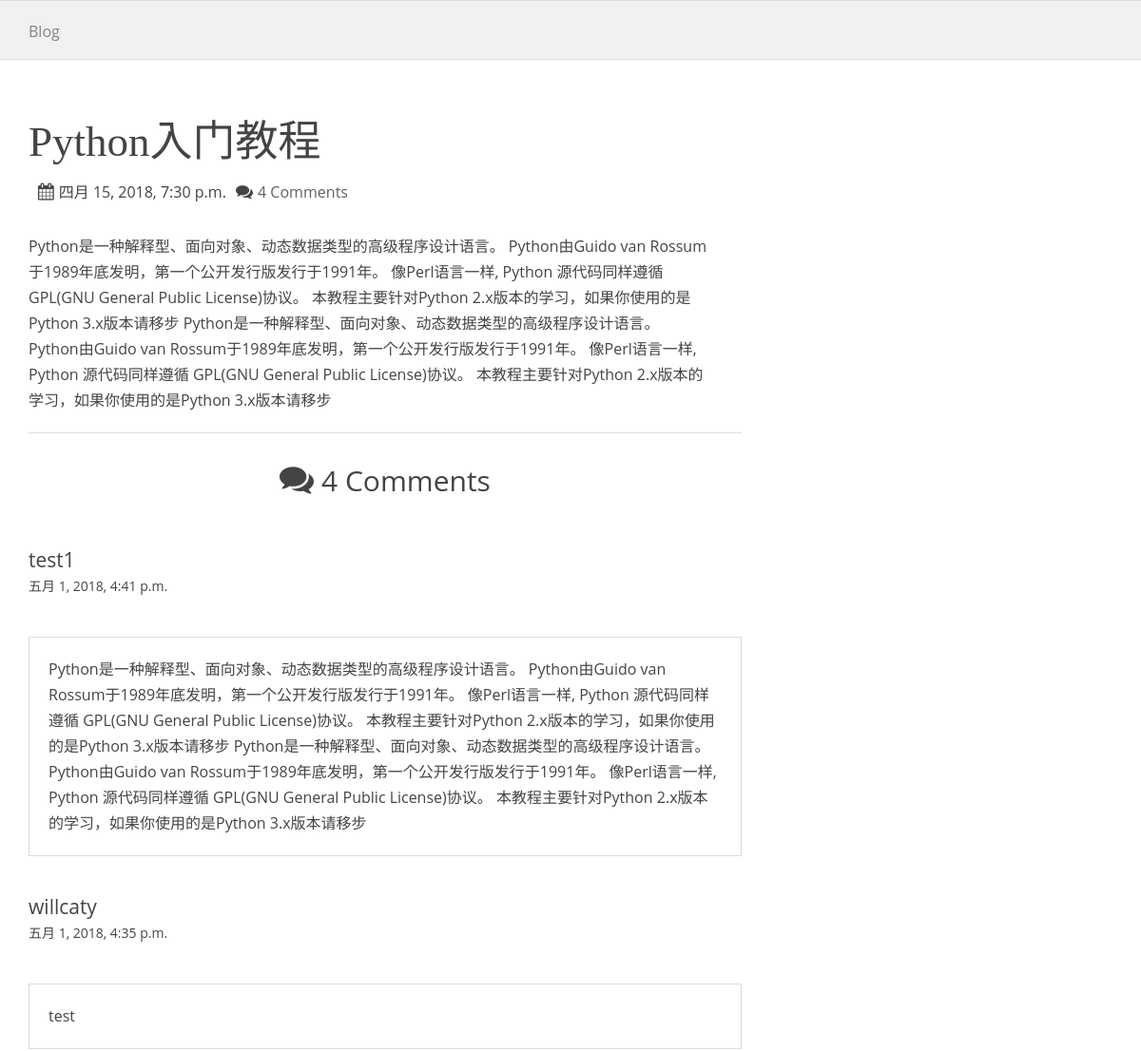
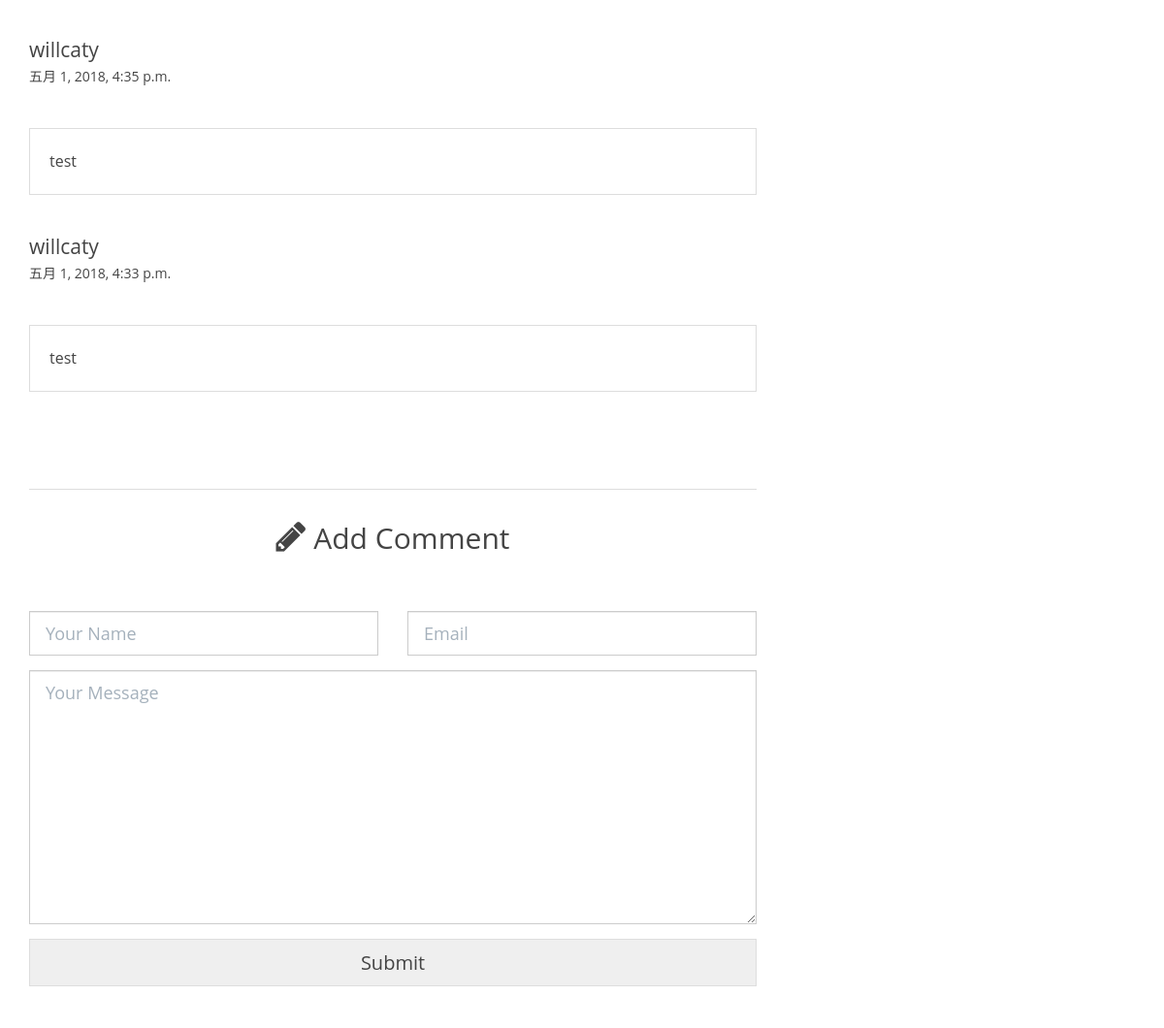
Page /detail/1/ on the committed database (2 pictures, top to bottom).
### blog/models.py (models this page shows, shortened)
class Article(models.Model):
    title = models.CharField('标题', max_length=50, )
    body = models.TextField('正文')
    create_at = models.DateTimeField('创建时间', auto_now_add=True)
    abstract = models.CharField('摘要', max_length=50, blank=True, null=True)
    category = models.ForeignKey(Category, null=True, on_delete=models.CASCADE)
    class Meta:
        ordering = ['-create_at']

class Comment(models.Model):
    name = models.CharField(max_length=10)
    email = models.EmailField()
    message = models.TextField()
    create_at = models.DateTimeField(auto_now_add=True)
    article = models.IntegerField('文章ID')

### blog/views.py (the view)
# urls.py: path('detail/<int:article_id>/', views.detail),
def detail(request, article_id):
    article = Article.objects.get(pk=article_id)
    comment = Comment.objects.filter(article=article_id).order_by('-create_at')
    min_comment = comment[0:5]
    return render(request, 'blog/single.html',
                  context={'article': article,  'comment': comment,'min_comment':min_comment})

### blog/templates/blog/single.html (shortened to what this page needs)
<!DOCTYPE html>
<html lang="en">
<head>
    {% load static %}
    <link rel="stylesheet" href="{% static 'blog/css/bootstrap.css' %}">
    <link rel="stylesheet" href="{% static 'blog/css/font-awesome/css/font-awesome.css' %}">
    <link rel="stylesheet" href="{% static 'blog/css/style.css' %}" id="theme-styles">
</head>
<body>
<header>
    <div class="widewrapper subheader">
        <div class="container">
            <div class="clean-breadcrumb">
                <a href="/index/">Blog</a>
            </div>
        </div>
    </div>
</header>
<div class="widewrapper main">
    <div class="container">
        <div class="row">
            <div class="col-md-8 blog-main">
                <article class="blog-post">
                    <div class="body">
                        <h1>{{ article.title }}</h1>
                        <div class="meta">
                            <i class="fa fa-calendar"></i>{{ article.create_at }}<i class="fa fa-comments"></i><span
                                class="data"><a href="#comments">{{ comment|length }} Comments</a></span>
                        </div>
                        <p>{{ article.body }}</p>
                    </div>
                </article>
                <aside class="comments" id="comments">
                    <hr>
                    <h2><i class="fa fa-comments"></i> {{ comment|length }} Comments</h2>
                    {% for comment in min_comment %}
                        <article class="comment">
                            <header class="clearfix">
                                <div class="meta">
                                    <h3>{{ comment.name }}</h3>
                                    <span class="date">
                                        {{ comment.create_at }}
                                    </span>
                                </div>
                            </header>
                            <div class="body">
                                {{ comment.message }}
                            </div>
                        </article>
                    {% endfor %}
                </aside>
                <aside class="create-comment" id="create-comment">
                    <hr>
                    <h2><i class="fa fa-pencil"></i> Add Comment</h2>
                    <form action="/comment/{{ article.id }}/" method="post" accept-charset="utf-8">
                        <div class="row">
                            <div class="col-md-6">
                                <input type="text" name="name" id="comment-name" placeholder="Your Name"
                                       class="form-control input-lg">
                            </div>
                            <div class="col-md-6">
                                <input type="email" name="email" id="comment-email" placeholder="Email"
                                       class="form-control input-lg">
                            </div>
                        </div>
                        <textarea rows="10" name="message" id="comment-body" placeholder="Your Message"
                                  class="form-control input-lg"></textarea>
                        <div class="buttons clearfix">
                            <button type="submit" class="btn btn-xlarge btn-clean-one">Submit</button>
                        </div>
                    </form>
                </aside>
            </div>
        </div>
    </div>
</div>
</body>
</html>

### blog/static/blog/css/style.css (style rules this page uses)
body { font-size: 16px; line-height: 27px; font-family: 'Open Sans', sans-serif; color: #444; background-color: #fff; }
a { color: #5b6268; }
h1 { font-size: 45px; line-height: 60px; font-weight: normal; font-family: 'PT Serif', serif; }
h2 { font-size: 30px; line-height: 40px; font-family: 'Open Sans', sans-serif; }
h3 { font-size: 21px; line-height: 30px; font-weight: normal; font-family: 'Open Sans', sans-serif; }
hr { border-top-color: #ced5db; }
.fa { font-size: 24px; }
.widewrapper { background-color: #fff; }
.widewrapper.subheader { background-color: #f1f1f1; color: #444; font-size: 16px; min-height: 63px; border-top: 1px solid #ddd; border-bottom: 1px solid #ddd; }
.clean-breadcrumb { color: #7b8690; float: left; margin-top: 19px; }
.clean-breadcrumb a { color: #7b8690; }
.blog-main, .blog-aside { position: relative; }
.blog-main:before, .blog-aside:before { height: 100%; content: ""; position: absolute; top: 0; width: 1px; }
.blog-main { padding-top: 36px; padding-bottom: 20px; }
.blog-main:before { right: -16px; }
.blog-post .body { margin-top: 20px; }
@media (min-width: 1200px) { .blog-post .body { padding-right: 30px; } }
.blog-post .body p { margin-bottom: 20px; }
aside.comments, aside.create-comment { margin-bottom: 100px; }
aside.comments hr, aside.create-comment hr { margin-left: auto; margin-right: auto; border-top-color: #ddd; margin-bottom: 30px; }
aside.comments h2, aside.create-comment h2 { text-align: center; font-weight: normal; margin-bottom: 40px; }
aside.comments h2 i, aside.create-comment h2 i { font-size: 36px; }
aside.comments .comment { margin: 30px 0 0 0; }
aside.comments .comment header .meta { font-size: 14px; }
aside.comments .comment header .meta h3 { margin: 10px 0 0 0; line-height: 27px; }
aside.comments .comment .body { margin-top: 10px; border: 1px solid #ddd; padding: 20px; }
.create-comment input, .contact-form input, .create-comment textarea, .contact-form textarea { margin-top: 15px; border-radius: 0px !important; }
.create-comment .btn, .contact-form .btn { margin: 15px 0; width: 100%; }
.meta { margin-bottom: 30px; }
.meta i { margin-left: 10px; margin-right: 5px; font-size: 18px; }
.btn-clean-one { color: #444; border: 1px solid #ddd; }
.btn-xlarge { padding: 10px 20px; font-size: 20px; line-height: normal; border-radius: 0px; }

### rows in the picture
Article: title "Python入门教程", create_at "四月 15, 2018, 7:30 p.m.", body "Python是一种解释型、面向对象、动态数据类型的高级程序设计语言。 Python由Guido van Rossum于1989年底发明，第一个公开发行版发行于1991年。 像Perl语言一样, Python 源代码同样遵循 GPL(GNU General Public License)协议。 本教程主要针对Python 2.x版本的学习，如果你使用的是Python 3.x版本请移步 Python是一种解释型、面向对象、动态数据类型的高级程序设计语言。 Python由Guido van Rossum于1989年底发明，第一个公开发行版发行于1991年。 像Perl语言一样, Python 源代码同样遵循 GPL(GNU General Public License)协议。 本教程主要针对Python 2.x版本的学习，如果你使用的是Python 3.x版本请移步"
Comment: name "test1", create_at "五月 1, 2018, 4:41 p.m.", message "Python是一种解释型、面向对象、动态数据类型的高级程序设计语言。 Python由Guido van Rossum于1989年底发明，第一个公开发行版发行于1991年。 像Perl语言一样, Python 源代码同样遵循 GPL(GNU General Public License)协议。 本教程主要针对Python 2.x版本的学习，如果你使用的是Python 3.x版本请移步 Python是一种解释型、面向对象、动态数据类型的高级程序设计语言。 Python由Guido van Rossum于1989年底发明，第一个公开发行版发行于1991年。 像Perl语言一样, Python 源代码同样遵循 GPL(GNU General Public License)协议。 本教程主要针对Python 2.x版本的学习，如果你使用的是Python 3.x版本请移步"
Comment: name "willcaty", create_at "五月 1, 2018, 4:35 p.m.", message "test"
Comment: name "willcaty", create_at "五月 1, 2018, 4:35 p.m.", message "test"
Comment: name "willcaty", create_at "五月 1, 2018, 4:33 p.m.", message "test"

### other values in the picture
{{ comment|length }} "4"
